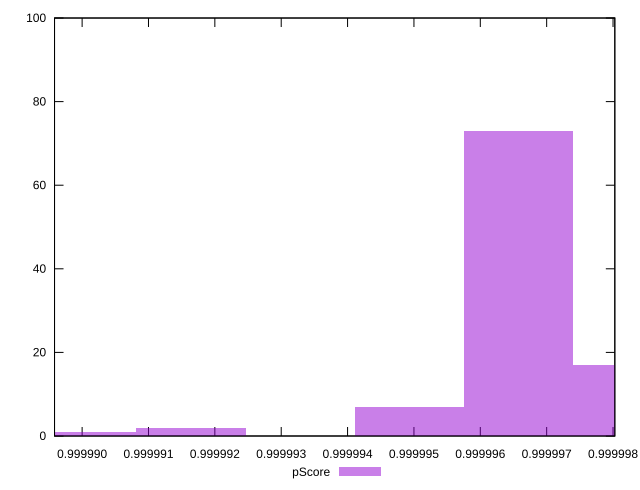

Here is the gnuplot script that generated this plot:
reset

$pScore <<EOF
0.9999949332847413 7
0.9999965799388604 73
0.9999982265929793 17
0.9999916399765033 2
0.9999899933223843 1
EOF

set key outside below
set boxwidth 0.0000016466541190186902
set xrange [0.9999895843228422:0.9999980270000489]
set yrange [0:100]
set trange [0:100]
set style fill transparent solid 0.5 noborder
set terminal svg size 640, 490 enhanced background rgb 'white'
set output "report_00018_2021-02-10T15-25-16.877Z/bootup-time/samples/pages+cached+noadtech+nomedia+nocss/pScore/histogram.svg"

plot $pScore title "pScore" with boxes

reset
